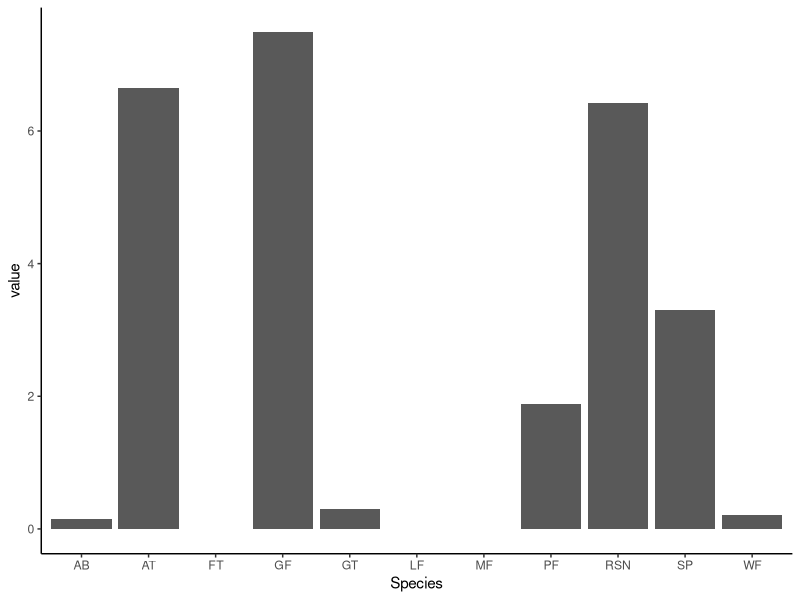

This chart was generated by the following R code: (Note: this script raises an error after producing the figure.)
#Description-----------------------------------------
#Data cleaning and set up for biodiversity data
#  18 Apr 2025
#RCS

#Initialize -----------------------------------------
library(dplyr)
library(tidyr)
library(ggplot2)
library(stringr)
library(lubridate)
# Load functions--------------------------------------


# Global Variables-------------------------------------
VES <- read.csv("vesDataMaster.csv")
dipnet <- read.csv("DipnetDataMaster.csv")

# Program Body------------------------------------------

### Dipnet Data ####
# lets start by checking to make sure every input for eacch variable makes sense
unique(dipnet$ComplexID) # looks good
unique(dipnet$PondID) # looks good
unique(dipnet$SiteID) # looks good
unique(dipnet$SiteName) # This... may need to be cleaned up
unique(dipnet$Date) #looks good

# Okay so the goal is to summarize which species were detected across all three surveys at each pond
#lets start by limiting to only the variables we care about
dipnet$Sweep <- as.numeric(dipnet$Sweep)
dipnet2 <- dipnet %>% select(c(ComplexID:SiteID,Date,Sweep,AB:RSN))
dipnet2 <- dipnet2 %>% filter(Sweep < 19) #taking only first 18 sweep to keep sites equal

#Since I am running single season mult scale occ mods I'll need to seperate the years
dipnet2$Date <- mdy(dipnet2$Date)
unique(dipnet2$Date)
dipnet2$Year <- year(dipnet2$Date)
dipnet_2022 <- filter(dipnet2, Year == "2022")
dipnet_2024 <- filter(dipnet2, Year == "2024")

# Let's clean 2022 dipnet data first
dipnet_2022_sum <- dipnet_2022 %>% group_by(ComplexID, PondID, SiteID, Date) %>% dplyr::summarize(AB = sum(AB),
                                                                      AT = sum(AT),
                                                                      FT = sum(FT),
                                                                      GT = sum(GT),
                                                                      GF = sum(GF),
                                                                      MF = sum(MF),
                                                                      LF = sum(LF),
                                                                      PF = sum(PF),
                                                                      SP = sum(SP),
                                                                      WF = sum(WF),
                                                                      RSN = sum(RSN))
# Need to add visit info
dipnet_2022_sum <- arrange(dipnet_2022_sum, SiteID, Date)
dipnet_2022_sum$Visit <- rep(1:3,times = length(unique(dipnet_2022_sum$SiteID)))
dipnet_2022_sum <- dipnet_2022_sum %>% relocate(Visit, .after = Date)

# this is just to help visualize the dipnet data
dipnet_longer <- dipnet_2022_sum %>% pivot_longer(cols = AB:RSN, names_to = "Species")                                                                
ggplot(dipnet_longer, mapping = aes(x = Species, y = value))+
  geom_bar(stat = "summary")+
  theme_classic()

# Convert sum to P/A
dipnet_2022_PA <- dipnet_2022_sum
dipnet_2022_PA[,-c(1:5)] <- (dipnet_2022_PA[,-c(1:5)] != 0)*1

#Make all NAs 0
dipnet_2022_PA[is.na(dipnet_2022_PA)] <- 0


# Let's clean 2024 dipnet data next
dipnet_2024_sum <- dipnet_2024 %>% group_by(ComplexID, PondID, SiteID, Date) %>% dplyr::summarize(AB = sum(AB),
                                                                                                  AT = sum(AT),
                                                                                                  FT = sum(FT),
                                                                                                  GT = sum(GT),
                                                                                                  GF = sum(GF),
                                                                                                  MF = sum(MF),
                                                                                                  LF = sum(LF),
                                                                                                  PF = sum(PF),
                                                                                                  SP = sum(SP),
                                                                                                  WF = sum(WF),
                                                                                                  RSN = sum(RSN))
# Need to add visit info
dipnet_2024_sum <- arrange(dipnet_2024_sum, SiteID, Date)
dipnet_2024_sum$Visit <- rep(1:3,times = length(unique(dipnet_2024_sum$SiteID)))
dipnet_2024_sum <- dipnet_2024_sum %>% relocate(Visit, .after = Date)

# this is just to help visualize the dipnet data
dipnet_longer <- dipnet_2024_sum %>% pivot_longer(cols = AB:RSN, names_to = "Species")                                                                
ggplot(dipnet_longer, mapping = aes(x = Species, y = value))+
  geom_bar(stat = "summary")+
  theme_classic()

# Convert sum to P/A
dipnet_2024_PA <- dipnet_2024_sum
dipnet_2024_PA[,-c(1:5)] <- (dipnet_2024_PA[,-c(1:5)] != 0)*1

#Make all NAs 0
dipnet_2024_PA[is.na(dipnet_2024_PA)] <- 0

#okay dipnet data is workable, let's look at VES data

#VES
VES <- VES %>% select(c(ComplexID:SiteID, Date, SpeciesID, Count))
unique(VES$SpeciesID)


VES_clean <- VES %>% filter(SpeciesID != "" &
                              SpeciesID != "Tadpole" &
                              SpeciesID != "TADS" &
                              SpeciesID != "TAD(GF)" &
                              SpeciesID != "TAD" &
                              SpeciesID != "Tads" &
                              SpeciesID != "GF TAD" &
                              SpeciesID != "TADPOLE" &
                              SpeciesID != "Tadpoles" &
                              SpeciesID != "Painted Turtle" &
                              SpeciesID != "PAINTEDTURTLE" &
                              SpeciesID != "PAINTED TURTLE" &
                              SpeciesID != "PAINTED T" &
                              SpeciesID != "GARTER SNAKE" &
                              SpeciesID != "UNKNOWN" &
                              SpeciesID != "GF/AB")

VES_clean$SpeciesID <- str_trim(VES_clean$SpeciesID)
VES_clean$SpeciesID <- as.factor(VES_clean$SpeciesID)
VES_clean$SpeciesID <- droplevels(VES_clean$SpeciesID)
levels(VES_clean$SpeciesID)

# Remove NA for SiteID
VES_clean$SiteID <- as.factor(VES_clean$SiteID)
VES_clean$SiteID <- droplevels(VES_clean$SiteID)
levels(VES_clean$SiteID)

VES_clean$Count <- str_remove_all(VES_clean$Count, "[+~]")
unique(VES_clean$Count)
VES_clean$Count <- as.numeric(VES_clean$Count)

#Again need to separate in to 2022 and 2024
VES_clean$Date <- mdy(VES_clean$Date)
VES_clean$Year <- year(VES_clean$Date)

VES_2022 <- filter(VES_clean, Year == "2022")
VES_2024 <- filter(VES_clean, Year == "2024")

# VES 2022
# lets summarize
VES_2022_sum <- VES_2022 %>% group_by(ComplexID, PondID, SiteID, SpeciesID, Date) %>% summarize(count = sum(Count))

# lets plot it just to see how it looks
ggplot(data = VES_2022_sum, mapping = aes(x = SpeciesID, y = count))+
  geom_bar(stat = "summary")+
  theme_classic()
#pivot_wider
VES_2022_wider <- VES_2022_sum %>% pivot_wider(names_from = SpeciesID, values_from = count)

#Need to add in Visit number
StAlbansMissing <- data.frame(ComplexID = 5, 
                               PondID = 1, 
                               SiteID = "05-01",
                               Date = mdy("08/05/2022"), 
                               AB = NA, 
                               GF = NA, 
                               PF = NA, 
                               RSN = NA, 
                               AT = NA, 
                               WF = NA, 
                               SP = NA)

VES_2022_wider <- rbind(VES_2022_wider, StAlbansMissing)


VES_2022_wider <- arrange(VES_2022_wider, SiteID, Date)
VES_2022_wider$Visit <- rep(1:3,times = length(unique(VES_2022_wider$SiteID)))
VES_2022_wider <- VES_2022_wider %>% relocate(Visit, .after = Date)

#convert to P/A
VES_2022_PA <- VES_2022_wider
VES_2022_PA[,-c(1:5)] <- (VES_2022_PA[,-c(1:5)] != 0)*1

# compare VES and dipnet. What spp are surveyed in dipnet but not VES
dipnet_2022_spp <- names(dipnet_2022_PA)[6:length(names(dipnet_2022_PA))]
VES_2022_spp <- names(VES_2022_PA)[6:length(names(VES_2022_PA))]
dipnet_2022_spp[which(!(dipnet_2022_spp %in% VES_2022_spp))] # FT, GT, MF, and LF are not in VES data, which checks out

#Need to add in FT, MF, and LF to VES
VES_2022_PA$FT <- 0
VES_2022_PA$MF <- 0
VES_2022_PA$LF <- 0
VES_2022_PA$GT <- 0

# Need to change all NAs in VES_PA to 0
VES_2022_PA[is.na(VES_2022_PA)] <- 0

# VES 2024
# lets summarize
VES_2024_sum <- VES_2024 %>% group_by(ComplexID, PondID, SiteID, SpeciesID, Date) %>% summarize(count = sum(Count))

# lets plot it just to see how it looks
ggplot(data = VES_2024_sum, mapping = aes(x = SpeciesID, y = count))+
  geom_bar(stat = "summary")+
  theme_classic()
#pivot_wider
VES_2024_wider <- VES_2024_sum %>% pivot_wider(names_from = SpeciesID, values_from = count)
View(arrange(VES_2024_wider, SiteID, Date))
#Need to add 1st visit for 05-01
StAlbansMissing <- data.frame(ComplexID = 5, 
                               PondID = 1, 
                               SiteID = "05-01",
                               Date = mdy("06/06/2024"), 
                               AB = NA, 
                               GF = NA, 
                               PF = NA, 
                               RSN = NA, 
                               AT = NA, 
                               WF = NA, 
                               SP = NA)
#Need to add 2nd or 3rd visit for 09-01
GilbrookMissing <- data.frame(ComplexID = 9, 
                              PondID = 1, 
                              SiteID = "09-01",
                              Date = mdy("07/01/2024"), 
                              AB = NA, 
                              GF = NA, 
                              PF = NA, 
                              RSN = NA, 
                              AT = NA, 
                              WF = NA, 
                              SP = NA)
#Need to add 3rd visit for 11-01
StMikesMissing <- data.frame(ComplexID = 11, 
                              PondID = 1, 
                              SiteID = "11-01",
                              Date = mdy("07/19/2024"), 
                              AB = NA, 
                              GF = NA, 
                              PF = NA, 
                              RSN = NA, 
                              AT = NA, 
                              WF = NA, 
                              SP = NA)

#Need to add in Visit number

VES_2024_wider <- rbind(VES_2024_wider, StAlbansMissing)
VES_2024_wider <- rbind(VES_2024_wider, GilbrookMissing)
VES_2024_wider <- rbind(VES_2024_wider, StMikesMissing)





VES_2024_wider <- arrange(VES_2024_wider, SiteID, Date)
VES_2024_wider$Visit <- rep(1:3,times = length(unique(VES_2024_wider$SiteID)))
VES_2024_wider <- VES_2024_wider %>% relocate(Visit, .after = Date)

#convert to P/A
VES_2024_PA <- VES_2024_wider
VES_2024_PA[,-c(1:5)] <- (VES_2024_PA[,-c(1:5)] != 0)*1

# compare VES and dipnet. What spp are surveyed in dipnet but not VES
dipnet_2024_spp <- names(dipnet_2024_PA)[6:length(names(dipnet_2024_PA))]
VES_2024_spp <- names(VES_2024_PA)[6:length(names(VES_2024_PA))]
dipnet_2024_spp[which(!(dipnet_2024_spp %in% VES_2024_spp))] # FT, GT, MF, and LF are not in VES data, which checks out

#Need to add in FT, MF, and LF to VES
VES_2024_PA$FT <- 0
VES_2024_PA$MF <- 0
VES_2024_PA$LF <- 0

# Need to change all NAs in VES_PA to 0
VES_2024_PA[is.na(VES_2024_PA)] <- 0



# OKAY. We now have both VES and dipnet data in the same format
dim(dipnet_2022_PA)
dim(VES_2022_PA)

dim(dipnet_2024_PA)
dim(VES_2024_PA)
# All are 72*16, which is good!


#lets check the names though
names(dipnet_2022_PA)
names(VES_2022_PA)
names(dipnet_2024_PA)
names(VES_2024_PA)
# The first 5 columns are fine but the SPP columns are out of order. We need them to be in the same order so we can combine them.
# so let's put them alphabetically
dipnet_2022_PAONLY <- dipnet_2022_PA[,-(1:5)]
dipnet_2022_SITEINFO <- dipnet_2022_PA[, 1:5]
dipnet_2022_PAONLY
dipnet_2022_PAONLY <- dipnet_2022_PAONLY[,order(colnames(dipnet_2022_PAONLY))]
dipnet_2022_PA <- cbind(dipnet_2022_SITEINFO, dipnet_2022_PAONLY)


# Repeat for 2024
dipnet_2024_PAONLY <- dipnet_2024_PA[,-(1:5)]
dipnet_2024_SITEINFO <- dipnet_2024_PA[, 1:5]
dipnet_2024_PAONLY
dipnet_2024_PAONLY <- dipnet_2024_PAONLY[,order(colnames(dipnet_2024_PAONLY))]
dipnet_2024_PA <- cbind(dipnet_2024_SITEINFO, dipnet_2024_PAONLY)


# VES
#2022
VES_2022_PAONLY <- VES_2022_PA[,-(1:5)]
VES_2022_SITEINFO <- VES_2022_PA[, 1:5]
VES_2022_PAONLY
VES_2022_PAONLY <- VES_2022_PAONLY[,order(colnames(VES_2022_PAONLY))]
VES_2022_PA <- cbind(VES_2022_SITEINFO, VES_2022_PAONLY)

# 2024
VES_2024_PAONLY <- VES_2024_PA[,-(1:5)]
VES_2024_SITEINFO <- VES_2024_PA[, 1:5]
VES_2024_PAONLY
VES_2024_PAONLY <- VES_2024_PAONLY[,order(colnames(VES_2024_PAONLY))]
VES_2024_PA <- cbind(VES_2024_SITEINFO, VES_2024_PAONLY)

# lets check the names again
names(dipnet_2022_PA)
names(VES_2022_PA)
names(dipnet_2024_PA)
names(VES_2024_PA)

# they're in the column order. Next need to make sure rows match. For this it might make the most sense to use arrange
dipnet_2022_PA <- dipnet_2022_PA %>% arrange(ComplexID, PondID, Visit)
VES_2022_PA <- VES_2022_PA %>% arrange(ComplexID, PondID, Visit)

dipnet_2024_PA <- dipnet_2024_PA %>% arrange(ComplexID, PondID, Visit)
VES_2024_PA <- VES_2024_PA %>% arrange(ComplexID, PondID, Visit)

  
PA_2022 <- bind_rows(dipnet_2022_PA,VES_2022_PA) %>%
  select(!(Date)) %>%
  group_by(ComplexID, PondID, SiteID, Visit) %>%
  summarize(across(everything(), sum))

PA_2022[,-c(1:4)] <- (PA_2022[,-c(1:4)] != 0)*1

PA_2024 <- bind_rows(dipnet_2024_PA,VES_2024_PA) %>%
  select(!(Date)) %>%
  group_by(ComplexID, PondID, SiteID, Visit) %>%
  summarize(across(everything(), sum))

PA_2024[,-c(1:4)] <- (PA_2024[,-c(1:4)] != 0)*1
# Yay now I have 6 DF's that can be used to assess biodiversity
dipnet_2022_PA #Dipnet data for 2022
dipnet_2024_PA #dipnet data for 2024
VES_2022_PA # VES data for 2022
VES_2024_PA # VES data for 2024
PA_2022 # Overall data for 2022
PA_2024 # Overall data for 2024

save(dipnet_2022_PA, #Dipnet data for 2022
     dipnet_2024_PA, #dipnet data for 2024
     VES_2022_PA, # VES data for 2022
     VES_2024_PA, # VES data for 2024
     PA_2022, # Overall data for 2022
     PA_2024, # Overall data for 2024
     file = "biodiversityData.RData")

# End script     